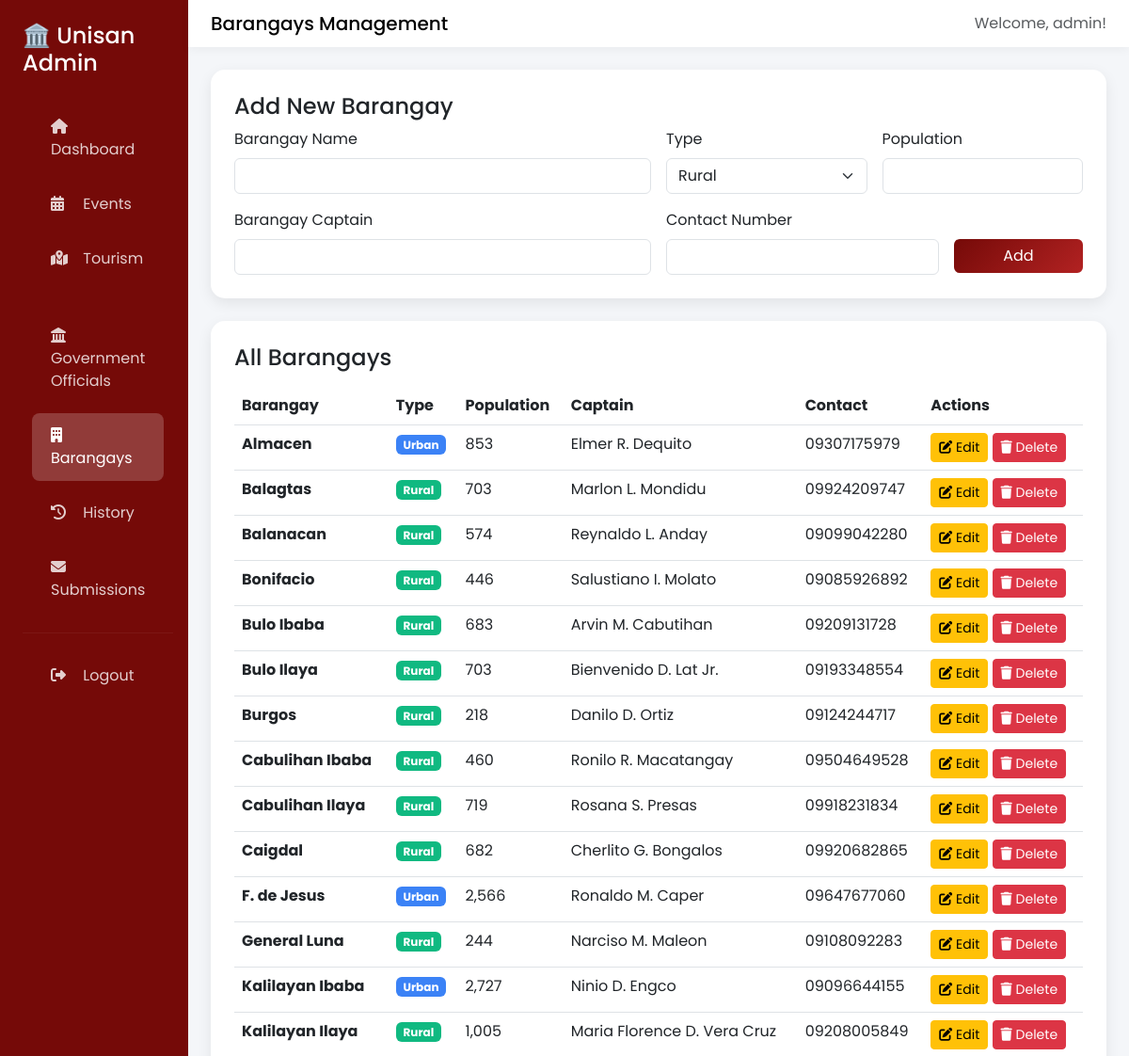
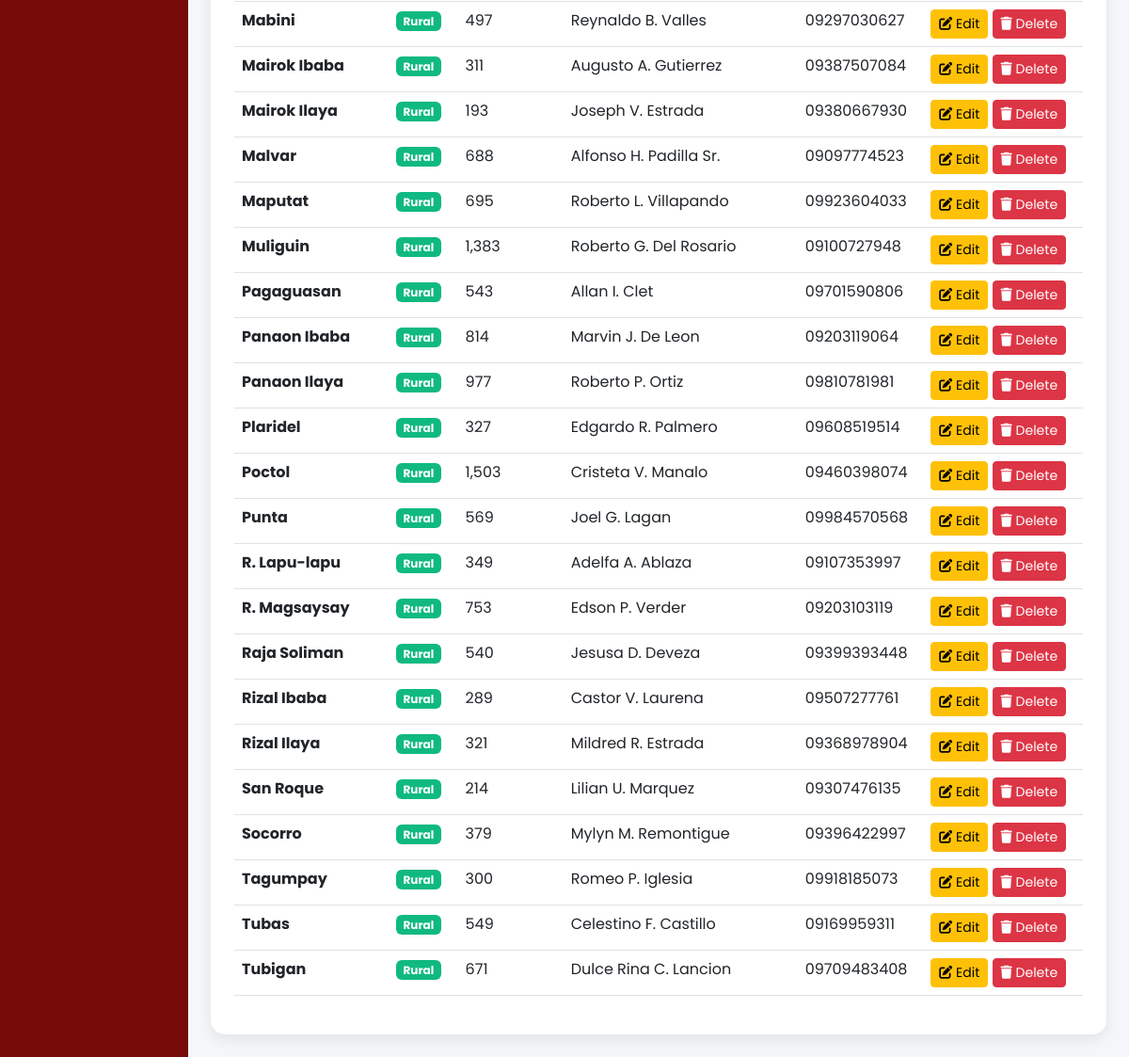
/admin_barangay.php (signed in), run on the app's committed database (2 pictures, top to bottom).
### tables this page shows
CREATE TABLE `barangays` (
  `id` int(11) NOT NULL,
  `barangay_name` varchar(100) NOT NULL,
  `population` int(11) DEFAULT 0,
  `type` varchar(50) DEFAULT 'rural',
  `description` text DEFAULT NULL,
  `image` varchar(255) DEFAULT NULL,
  `captain_name` varchar(100) DEFAULT NULL,
  `barangay_captain` varchar(100) DEFAULT NULL,
  `contact_number` varchar(20) DEFAULT NULL,
  `created_at` timestamp NOT NULL DEFAULT current_timestamp()
);

### admin_barangay.php (the view, shortened to what this page needs)
<?php
include 'config.php';
$barangays = $conn->query("SELECT * FROM barangays ORDER BY barangay_name ASC");
$edit_barangay = null;
?>
<!DOCTYPE html>
<html lang="en">
<head>
<link href="https://cdn.jsdelivr.net/npm/bootstrap@5.3.0/dist/css/bootstrap.min.css" rel="stylesheet">
<link rel="stylesheet" href="https://cdnjs.cloudflare.com/ajax/libs/font-awesome/6.4.0/css/all.min.css">
</head>
<body>
<div class="container-fluid">
    <div class="row">
        <div class="col-md-2 sidebar p-0">
            <div class="p-4">
                <h4 class="mb-4">🏛️ Unisan Admin</h4>
                <nav class="nav flex-column">
                    <a class="nav-link <?= basename($_SERVER['PHP_SELF'])=='admin_dashboard.php'?'active':'' ?>" href="admin_dashboard.php"><i class="fas fa-home"></i> Dashboard</a>
                    <a class="nav-link <?= basename($_SERVER['PHP_SELF'])=='admin_events.php'?'active':'' ?>" href="admin_events.php"><i class="fas fa-calendar-alt"></i> Events</a>
                    <a class="nav-link <?= basename($_SERVER['PHP_SELF'])=='admin_tourism.php'?'active':'' ?>" href="admin_tourism.php"><i class="fas fa-map-marked-alt"></i> Tourism</a>
                    <a class="nav-link <?= basename($_SERVER['PHP_SELF'])=='admin_government.php'?'active':'' ?>" href="admin_government.php"><i class="fas fa-landmark"></i> Government Officials</a>
                    <a class="nav-link <?= basename($_SERVER['PHP_SELF'])=='admin_barangay.php'?'active':'' ?>" href="admin_barangay.php"><i class="fas fa-building"></i> Barangays</a>
                    <a class="nav-link <?= basename($_SERVER['PHP_SELF'])=='admin_history.php'?'active':'' ?>" href="admin_history.php"><i class="fas fa-history"></i> History</a>
                    <a class="nav-link <?= basename($_SERVER['PHP_SELF'])=='admin_submissions.php'?'active':'' ?>" href="admin_submissions.php"><i class="fas fa-envelope"></i> Submissions
                    </a>
                    <hr class="my-3" style="border-color: rgba(255,255,255,0.2)">
                    <a class="nav-link" href="admin_logout.php"><i class="fas fa-sign-out-alt"></i> Logout</a>
                </nav>
            </div>
        </div>
        <div class="col-md-10 p-0">
            <nav class="navbar navbar-custom px-4">
                <span class="navbar-brand mb-0 h1">Barangays Management</span>
                <span class="text-muted">Welcome, <?= $_SESSION['admin_username']; ?>!</span>
            </nav>
            <div class="p-4">
                <div class="table-card mb-4">
                    <h4><?= $edit_barangay ? 'Edit Barangay' : 'Add New Barangay' ?></h4>
                    <form method="POST" class="row g-3">
                        <div class="col-md-6">
                            <label class="form-label">Barangay Name</label>
                            <input type="text" name="barangay_name" class="form-control"
                                   value="<?= $edit_barangay['barangay_name'] ?? '' ?>" required>
                        </div>
                        <div class="col-md-3">
                            <label class="form-label">Type</label>
                            <select name="type" class="form-select" required>
                                <option value="Rural" <?= ($edit_barangay['type'] ?? '')=='Rural' ? 'selected' : '' ?>>Rural</option>
                            </select>
                        </div>
                        <div class="col-md-3">
                            <label class="form-label">Population</label>
                            <input type="number" name="population" class="form-control"
                                   value="<?= $edit_barangay['population'] ?? '' ?>" required>
                        </div>
                        <div class="col-md-6">
                            <label class="form-label">Barangay Captain</label>
                            <input type="text" name="barangay_captain" class="form-control"
                                   value="<?= $edit_barangay['barangay_captain'] ?? '' ?>" required>
                        </div>
                        <div class="col-md-4">
                            <label class="form-label">Contact Number</label>
                            <input type="text" name="contact_number" class="form-control"
                                   value="<?= $edit_barangay['contact_number'] ?? '' ?>" required>
                        </div>
                        <div class="col-md-2">
                            <label class="form-label">&nbsp;</label>
                            <button type="submit" class="btn btn-primary w-100">
                                <?= $edit_barangay ? 'Update' : 'Add' ?>
                            </button>
                        </div>
                    </form>
                </div>
                <div class="table-card">
                    <h4 class="mb-3">All Barangays</h4>
                    <div class="table-responsive">
                        <table class="table table-hover">
                            <thead>
                                <tr>
                                    <th>Barangay</th>
                                    <th>Type</th>
                                    <th>Population</th>
                                    <th>Captain</th>
                                    <th>Contact</th>
                                    <th>Actions</th>
                                </tr>
                            </thead>
                            <tbody>
                                <?php while($row = $barangays->fetch_assoc()): ?>
                                <tr>
                                    <td><strong><?= htmlspecialchars($row['barangay_name']) ?></strong></td>
                                    <td><span class="badge badge-<?= strtolower($row['type']) ?>"><?= $row['type'] ?></span></td>
                                    <td><?= number_format($row['population']) ?></td>
                                    <td><?= htmlspecialchars($row['barangay_captain']) ?></td>
                                    <td><?= htmlspecialchars($row['contact_number']) ?></td>
                                    <td>
                                        <a href="?edit=<?= $row['id'] ?>" class="btn btn-sm btn-warning">
                                            <i class="fas fa-edit"></i> Edit
                                        </a>
                                        <a href="?delete=<?= $row['id'] ?>" class="btn btn-sm btn-danger"
                                           onclick="return confirm('Are you sure you want to delete this barangay?')">
                                            <i class="fas fa-trash"></i> Delete
                                        </a>
                                    </td>
                                </tr>
                                <?php endwhile; ?>
                            </tbody>
                        </table>
                    </div>
                </div>
            </div>
        </div>
    </div>
</div>
</body>
</html>

### admin_barangay.php (style rules this page uses)
body { font-family: 'Poppins', sans-serif; background: #f4f6f9; }
.sidebar { min-height: 100vh; background: linear-gradient(135deg, #750a08ff 0%, #750a08ff 100%); color: white; }
.sidebar .nav-link { color: rgba(255,255,255,0.8); padding: 12px 20px; margin: 5px 10px; border-radius: 8px; transition: all 0.3s; }
.sidebar .nav-link:hover, .sidebar .nav-link.active { background: rgba(255,255,255,0.2); color: white; }
.sidebar .nav-link i { margin-right: 10px; width: 20px; }
.navbar-custom { background: white; box-shadow: 0 2px 10px rgba(0,0,0,0.05); }
.table-card { background: white; border-radius: 15px; box-shadow: 0 5px 15px rgba(0,0,0,0.08); padding: 25px; }
.btn-primary { background: linear-gradient(135deg, #750a08ff 0%, #b22222 100%); border: none; }
.badge-rural { background: #10b981; }
.badge-urban { background: #3b82f6; }

### data on the page
barangays: barangay_name "Almacen", type "Urban", population "853", barangay_captain "Elmer R. Dequito", contact_number "09307175979"
barangays: barangay_name "Balagtas", type "Rural", population "703", barangay_captain "Marlon L. Mondidu", contact_number "09924209747"
barangays: barangay_name "Balanacan", type "Rural", population "574", barangay_captain "Reynaldo L. Anday", contact_number "09099042280"
barangays: barangay_name "Bonifacio", type "Rural", population "446", barangay_captain "Salustiano I. Molato", contact_number "09085926892"
barangays: barangay_name "Bulo Ibaba", type "Rural", population "683", barangay_captain "Arvin M. Cabutihan", contact_number "09209131728"
barangays: barangay_name "Bulo Ilaya", type "Rural", population "703", barangay_captain "Bienvenido D. Lat Jr.", contact_number "09193348554"
barangays: barangay_name "Burgos", type "Rural", population "218", barangay_captain "Danilo D. Ortiz", contact_number "09124244717"
barangays: barangay_name "Cabulihan Ibaba", type "Rural", population "460", barangay_captain "Ronilo R. Macatangay", contact_number "09504649528"
barangays: barangay_name "Cabulihan Ilaya", type "Rural", population "719", barangay_captain "Rosana S. Presas", contact_number "09918231834"
barangays: barangay_name "Caigdal", type "Rural", population "682", barangay_captain "Cherlito G. Bongalos", contact_number "09920682865"
barangays: barangay_name "F. de Jesus", type "Urban", population "2,566", barangay_captain "Ronaldo M. Caper", contact_number "09647677060"
barangays: barangay_name "General Luna", type "Rural", population "244", barangay_captain "Narciso M. Maleon", contact_number "09108092283"
barangays: barangay_name "Kalilayan Ibaba", type "Urban", population "2,727", barangay_captain "Ninio D. Engco", contact_number "09096644155"
barangays: barangay_name "Kalilayan Ilaya", type "Rural", population "1,005", barangay_captain "Maria Florence D. Vera Cruz", contact_number "09208005849"
barangays: barangay_name "Mabini", type "Rural", population "497", barangay_captain "Reynaldo B. Valles", contact_number "09297030627"
barangays: barangay_name "Mairok Ibaba", type "Rural", population "311", barangay_captain "Augusto A. Gutierrez", contact_number "09387507084"
barangays: barangay_name "Mairok Ilaya", type "Rural", population "193", barangay_captain "Joseph V. Estrada", contact_number "09380667930"
barangays: barangay_name "Malvar", type "Rural", population "688", barangay_captain "Alfonso H. Padilla Sr.", contact_number "09097774523"
barangays: barangay_name "Maputat", type "Rural", population "695", barangay_captain "Roberto L. Villapando", contact_number "09923604033"
barangays: barangay_name "Muliguin", type "Rural", population "1,383", barangay_captain "Roberto G. Del Rosario", contact_number "09100727948"
barangays: barangay_name "Pagaguasan", type "Rural", population "543", barangay_captain "Allan I. Clet", contact_number "09701590806"
barangays: barangay_name "Panaon Ibaba", type "Rural", population "814", barangay_captain "Marvin J. De Leon", contact_number "09203119064"
barangays: barangay_name "Panaon Ilaya", type "Rural", population "977", barangay_captain "Roberto P. Ortiz", contact_number "09810781981"
barangays: barangay_name "Plaridel", type "Rural", population "327", barangay_captain "Edgardo R. Palmero", contact_number "09608519514"
barangays: barangay_name "Poctol", type "Rural", population "1,503", barangay_captain "Cristeta V. Manalo", contact_number "09460398074"
barangays: barangay_name "Punta", type "Rural", population "569", barangay_captain "Joel G. Lagan", contact_number "09984570568"
barangays: barangay_name "R. Lapu-lapu", type "Rural", population "349", barangay_captain "Adelfa A. Ablaza", contact_number "09107353997"
barangays: barangay_name "R. Magsaysay", type "Rural", population "753", barangay_captain "Edson P. Verder", contact_number "09203103119"
barangays: barangay_name "Raja Soliman", type "Rural", population "540", barangay_captain "Jesusa D. Deveza", contact_number "09399393448"
barangays: barangay_name "Rizal Ibaba", type "Rural", population "289", barangay_captain "Castor V. Laurena", contact_number "09507277761"
barangays: barangay_name "Rizal Ilaya", type "Rural", population "321", barangay_captain "Mildred R. Estrada", contact_number "09368978904"
barangays: barangay_name "San Roque", type "Rural", population "214", barangay_captain "Lilian U. Marquez", contact_number "09307476135"
barangays: barangay_name "Socorro", type "Rural", population "379", barangay_captain "Mylyn M. Remontigue", contact_number "09396422997"
barangays: barangay_name "Tagumpay", type "Rural", population "300", barangay_captain "Romeo P. Iglesia", contact_number "09918185073"
barangays: barangay_name "Tubas", type "Rural", population "549", barangay_captain "Celestino F. Castillo", contact_number "09169959311"
barangays: barangay_name "Tubigan", type "Rural", population "671", barangay_captain "Dulce Rina C. Lancion", contact_number "09709483408"

### other printed values
$_SESSION['admin_username'] "admin"
